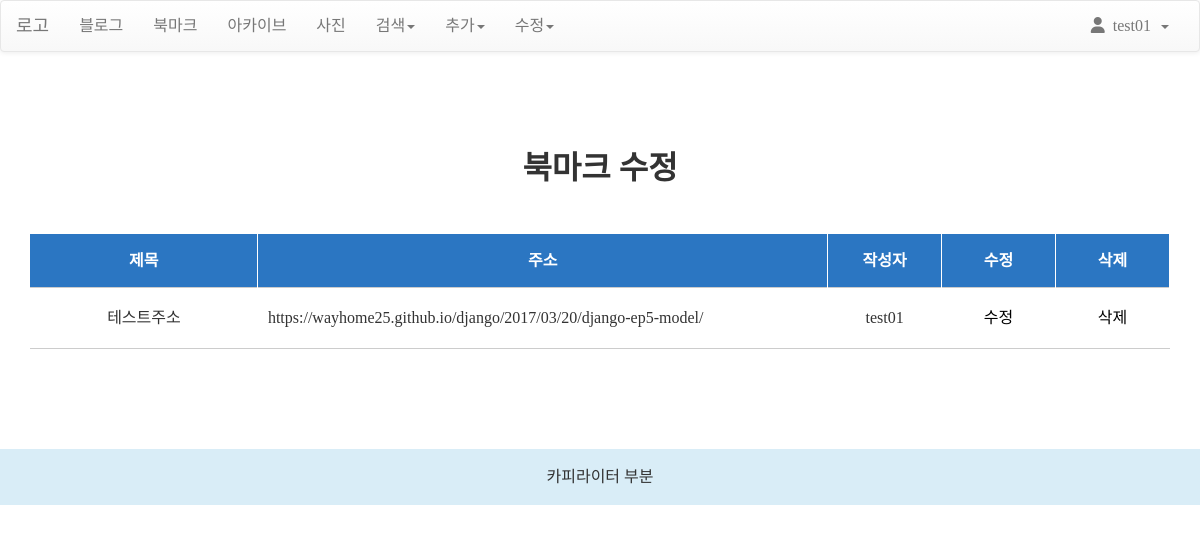
Page /bookmark/change/ (signed in) on the committed database.
### bookmark/models.py (models this page shows, shortened)
class Bookmark (models.Model):
    title = models.CharField('TITLE', max_length=100, blank=True, )
    url = models.URLField('URL', unique=True)
    owner = models.ForeignKey(User, on_delete=models.CASCADE, verbose_name='OWNER', blank=True, null=True)

### bookmark/views.py (the view)
# urls.py: path('change/', views.BookmarkChangeLV.as_view(), name='change', ),
class BookmarkChangeLV(LoginRequiredMixin, ListView):
    template_name = 'bookmark/bookmark_change_list.html'
    def get_queryset(self):
        return Bookmark.objects.filter(owner=self.request.user)

### bookmark/templates/bookmark/bookmark_change_list.html (shortened to what this page needs)
{% extends 'base.html' %}
{% load widget_tweaks %}
{% block content %}
	<h1 class="title">북마크 수정</h1>
	<div class="mgt50">
		<table class="type01">
			<colgroup>
				<col width="20%">
				<col width="*">
				<col width="10%">
				<col width="10%">
				<col width="10%">
			</colgroup>
			<thead>
				<tr class="table-primary">
					<th>제목</th>
					<th>주소</th>
					<th>작성자</th>
					<th>수정</th>
					<th>삭제</th>
				</tr>
			</thead>
			<tbody>
				{% for item in object_list %}
				<tr>
					<td>{{ item.title }}</td>
					<td class="tal">{{ item.url }}</td>
					<td>{{ item.owner }}</td>
					<td><a href="{% url 'bookmark:update' item.id %}">수정</a></td>
					<td><a href="{% url 'bookmark:delete' item.id %}">삭제</a></td>
				</tr>
				{% endfor %}
			</tbody>
		</table>
	</div>
{% endblock %}
{% block footer %}
<footer class="fixed-bottom bg-info">
	<div class="text-white font-italic mr-5">카피라이터 부분</div>
</footer>
{% endblock %}

### templates/base.html (shortened to what this page needs)
<!DOCTYPE html>
<html>
<head>
<link rel="stylesheet" href="https://stackpath.bootstrapcdn.com/bootstrap/3.4.1/css/bootstrap.min.css">
<link rel="stylesheet" href="https://stackpath.bootstrapcdn.com/bootstrap/3.4.1/css/bootstrap-theme.min.css">
{% load static %}
<link rel="stylesheet" href="{% static 'css/style.css' %}">
</head>
<body>
	<nav id="navbar-example" class="navbar navbar-default navbar-static">
		<div class="container-fluid">
			<div class="navbar-header">
				<a class="navbar-brand" href="{% url 'home' %}">로고</a>
			</div>
			<div class="collapse navbar-collapse">
				<ul class="nav navbar-nav">
					<li><a aria-current="page"href="{% url 'blog:index' %}">블로그</a></li>
					<li><a href="{% url 'bookmark:index' %}">북마크</a></li>
                    <li><a href="{% url 'blog:post_archive' %}">아카이브</a></li>
                    <li><a href="{% url 'photo:index' %}">사진</a></li>
					<li>
						<a href="#" class="dropdown-toggle" data-toggle="dropdown">
								검색<span class="caret"></span>
						</a>
					</li>
					<li>
						<a href="#" class="dropdown-toggle" data-toggle="dropdown">
								추가<span class="caret"></span>
						</a>
					</li>
					<li>
						<a href="#" class="dropdown-toggle" data-toggle="dropdown">
								수정<span class="caret"></span>
						</a>
					</li>
				</ul>
				<ul class="nav navbar-nav navbar-right">
					<li>
						 {% if user.is_active %}
						<a href="#" class="dropdown-toggle" data-toggle="dropdown">
							 <i class="fas fa-user"></i>&ensp;{% firstof user.get_shor_name user.get_username %}&ensp;<span class="caret"></span>
						</a>
						{% endif %}
					</li>
				</ul>
			</div>
		</div>
	</nav>
	<div class="container" style="margin:50px auto 100px auto">
		{% block content %}{% endblock %}
	</div>
	{% block footer %}{% endblock %}
</body>
</html>

### static/css/style.css (style rules this page uses)
html, body, div, span, applet, object, iframe, h1, h2, h3, h4, h5, h6, p, blockquote, pre, a, abbr, acronym, address, big, cite, code, del, dfn, em, img, ins, kbd, q, s, samp, small, strike, strong, sub, sup, tt, var, b, u, i, center, dl, dt, dd, ol, ul, li, fieldset, form, label, legend, table, caption, tbody, tfoot, thead, tr, th, td, article, aside, canvas, details, embed, figure, figcaption, footer, header, hgroup, menu, nav, output, ruby, section, summary, time, mark, audio, video { margin: 0; padding: 0; border: 0; font-size: 100%; font: inherit; vertical-align: baseline; font-family: 'Nanum Gothic'; font-style: normal; font-weight: normal; }
article, aside, details, figcaption, figure, footer, header, hgroup, menu, nav, section { display: block; }
body { line-height: 1; }
ol, ul { list-style: none; }
table { border-collapse: collapse; border-spacing: 0; }
a { color: #000; text-decoration: none; outline: none }
.mgt50 { margin-top:50px; }
.title { text-align:center; padding:50px 0 0 0; font-size:2rem; font-weight:700; }
table.type01 { border-collapse: collapse; text-align: left; line-height: 2.5rem; width:100%; border-bottom: 1px solid #ccc; }
table.type01 thead th, table.type01 thead td { text-align:center; font-weight:700; line-height: 2; background:#2B76C2; border-top: 1px solid #2B76C2; border-right: 1px solid #fff; color:#fff; }
table.type01 th { padding: 10px; font-weight: normal; vertical-align: top; border-top: 1px solid #ccc; border-right: 1px solid #ccc; }
table.type01 td { padding: 10px; vertical-align: top; border-top: 1px solid #ccc; text-align:center; }
table.type01 td.tal { text-align:left; }
footer { padding:20px 0; text-align:center; }

### rows in the picture
Bookmark: title "테스트주소", url "https://wayhome25.github.io/django/2017/03/20/django-ep5-model/", owner "test01"
